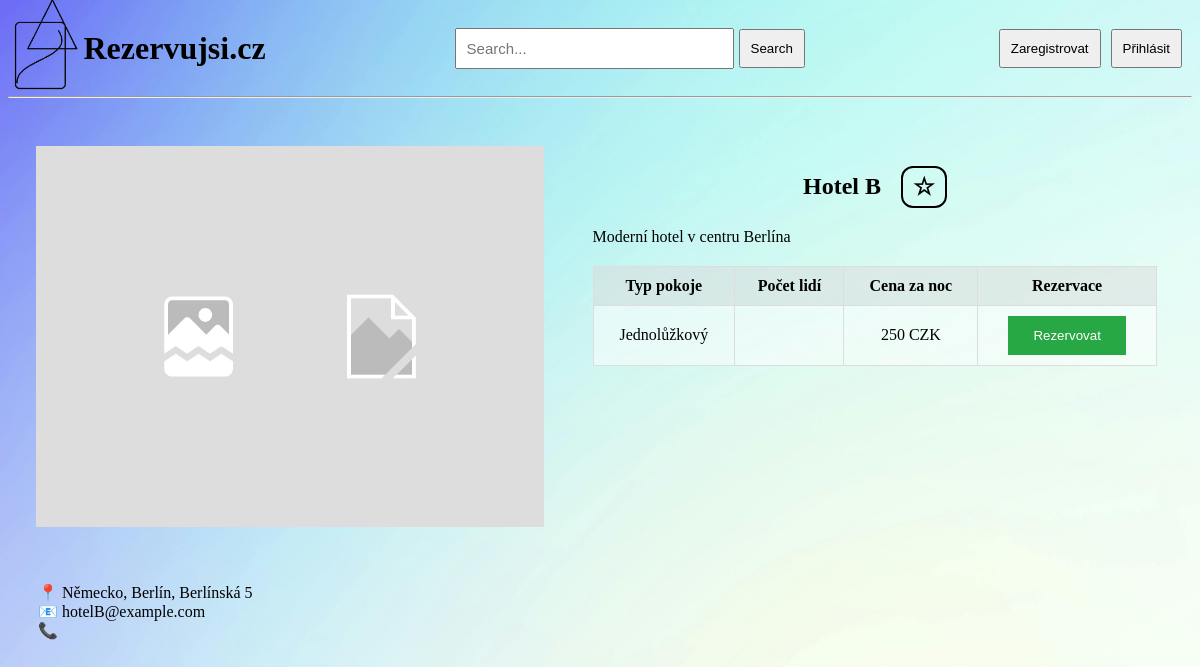
/projekt_hotel.php?id=2, run on the app's committed database.
### tables this page shows
CREATE TABLE IF NOT EXISTS `Hotel` (
  `idHotel` INT(11) NOT NULL AUTO_INCREMENT,
  `nazev_hotelu` VARCHAR(45) NOT NULL,
  `zeme` VARCHAR(45) NOT NULL,
  `mesto` VARCHAR(45) NOT NULL,
  `adresa` VARCHAR(45) NOT NULL,
  `hodnocení` INT NOT NULL,
  `popis` TEXT NOT NULL,
  `tel. cislo` VARCHAR(20) NOT NULL,
  `email` VARCHAR(45) NOT NULL,
  PRIMARY KEY (`idHotel`),
  UNIQUE INDEX `idHotel_UNIQUE` (`idHotel` ASC) VISIBLE);

CREATE TABLE IF NOT EXISTS `Pokoje` (
  `idPokoje` INT NOT NULL AUTO_INCREMENT,
  `typ_pokoje` VARCHAR(45) NOT NULL,
  `pocet_luzek` INT NOT NULL,
  `cena_za_noc` FLOAT NOT NULL,
  `Hotel_idHotel` INT(11) NOT NULL,
  PRIMARY KEY (`idPokoje`),
  INDEX `fk_Pokoje_Hotel1_idx` (`Hotel_idHotel` ASC) VISIBLE,
  CONSTRAINT `fk_Pokoje_Hotel1`
    FOREIGN KEY (`Hotel_idHotel`)
    REFERENCES `Hotel` (`idHotel`)
    ON DELETE NO ACTION
    ON UPDATE NO ACTION);

### projekt_hotel.php (the view, shortened to what this page needs)
<?php
$hotelId = isset($_GET['id']) ? (int)preg_replace('/[^0-9]/', '', $_GET['id']) : 0;
$pdo = getDbConnection();
$stmt = $pdo->prepare('SELECT * FROM Hotel WHERE idHotel = :id');
$stmt->execute(['id' => $hotelId]);
$hotel = $stmt->fetch(PDO::FETCH_ASSOC);
$stmtRooms = $pdo->prepare('SELECT * FROM Pokoje WHERE Hotel_idHotel = :hotelId');
$stmtRooms->execute(['hotelId' => $hotelId]);
$rooms = $stmtRooms->fetchAll(PDO::FETCH_ASSOC);
$nights = isset($_SESSION['nights']) ? $_SESSION['nights'] : 1;
?>
<!DOCTYPE html>
<html>
<head>
  <link rel="stylesheet" href="projekt_hotel.css">
  <link rel="stylesheet" href="header.css">
</head>
<body>
  <header>
    <a href="index.php" class="hyperlink">
      <div class="logo-container">
        <div class="logo">
          <img src="rezervuj.png" alt="logo" class="logo">
        </div>
        <h1 class="name">Rezervujsi.cz</h1>
      </div>
     </a>
     <form style="width: 30%;" class="search-bar-conteiner" method="GET" action="index.php" style="display: flex;">
        <input type="text" placeholder="Search..." class="search-bar" name="search" value="<?php echo isset($_GET['search']) ? $_GET['search'] : ''; ?>">
        <button type="submit" class="search-button">Search</button>
      </form>
    <div>
      <?php if(isset($_SESSION['loggedin']) && $_SESSION['loggedin'] === true): ?>
        <a href="logout.php"><button class="button"> Odhlásit se </button></a>
      <?php else: ?>
        <a href="projekt_login.php"><button class="button"> Přihlásit </button></a>
        <a href="projekt_register.php"><button class="button"> Zaregistrovat </button></a>
      <?php endif; ?>
    </div>
  </header>
      <hr>
    <div class="two-div-container">
        <div class="picture-container">
            <img src="placeholderimg.jpg" alt="obrázek hotelu" class="hotel-img">
        </div>
        <div class="text-container">
            <div class="hotel-name">
                <h2><?php echo $hotel["nazev_hotelu"]; ?></h2>
                <h2 class="hotel-rating"><?php echo $hotel["hodnoceni"]; ?>☆</h2>
             </div>
             <div class="popis">
               <?php echo $hotel["popis"]; ?>
             </div>
             <table class="rooms-table">
                <thead>
                    <tr>
                        <th>Typ pokoje</th>
                        <th>Počet lidí</th>
                        <th>Cena za noc</th>
                        <th>Rezervace</th>
                    </tr>
                </thead>
                <tbody>
                  <?php foreach ($rooms as $room): ?>
                    <tr>
                      <td><?php echo $room["typ_pokoje"]; ?></td>
                      <td><?php echo $room["pocet_lidi"]; ?></td>
                      <td><?php echo ($room["cena_za_noc"] * $nights) . ' CZK'; ?></td>
                      <td><button class="reserve-btn" onclick="reserveRoom()">Rezervovat</button></td>
                    </tr>
                  <?php endforeach; ?>
                </tbody>
            </table>
        </div>
    </div>
    <div class="under-img">
      <p>
        📍   <?php echo $hotel["zeme"]; ?>, <?php echo $hotel["mesto"]; ?>, <?php echo $hotel["adresa"]; ?><br>
        📧   <?php echo $hotel["email"]; ?><br>
        📞   <?php echo $hotel["tel_cislo"]; ?>
      </p>
    </div>
</body>
</html>

### projekt_hotel.css (style rules this page uses)
body { background-image: url('background.jpeg'); background-size: cover; background-repeat: no-repeat; background-position: center; }
.picture-container { align-items: center; justify-content: center; width: 50%; display: flex; }
.hotel-img { margin: 40px; width: 90%; }
.hotel-rating { margin-left: 20px; border-width: 2px; border-style: solid; border-radius: 12px; padding: 5px; padding-left: 10px; padding-right: 10px; }
.two-div-container { display: flex; flex-direction: row; }
.text-container { width: 50%; display: flex; flex-direction: column; margin: 20px; margin-right: 35px; }
.text-container h2 { height: fit-content; width: fit-content; }
.hotel-name { width: 100%; height: fit-content; display: flex; flex-direction: row; align-items: center; justify-content: center; margin-top: 20px; }
.popis { width: 100%; }
.reserve-btn { background-color: #28a745; color: #fff; padding: 12px 25px; border: none; text-align: center; }
.rooms-table { width: 100%; border-collapse: collapse; margin-top: 20px; }
.rooms-table th, .rooms-table td { border: 1px solid #ddd; background-color: rgba(255, 255, 255, 0.5); padding: 10px; text-align: left; text-align: center; align-items: center; }
.rooms-table th { background-color: rgba(220, 220, 220, 0.5); }
button { cursor: pointer; }
.under-img { width: 50%; float: left; margin: 30px; margin-top: 0; }
.hyperlink { color: black; text-decoration: none; }

### header.css (style rules this page uses)
header { display: flex; justify-content: space-between; align-items: center; position: sticky; height: 10vh; }
.logo-container { display: flex; align-items: center; }
.name { font-family: 'Century Gothic'; width: 20%; text-align: center; margin: 0; color: inherit; text-decoration: none; }
.logo img { height: 100px; width: auto; }
.button { float: right; padding: 10px; margin: 10px; margin-left: auto; height: fit-content; align-items: center; }
.search-bar { align-content: center; align-items: center; padding: 10px; width: 100%; font-size: 15px; }
.search-button { padding: 10px; margin: 5px; align-items: center; }
.search-bar-conteiner { display: flex; align-items: center; }
button { cursor: pointer; }
.hyperlink { color: black; text-decoration: none; }

### data on the page
hotel: nazev_hotelu "Hotel B", popis "Moderní hotel v centru Berlína", zeme "Německo", mesto "Berlín", adresa "Berlínská 5", email "hotelB@example.com"
pokoje: typ_pokoje "Jednolůžkový", $room['cena_za_noc']*$nights "250"
